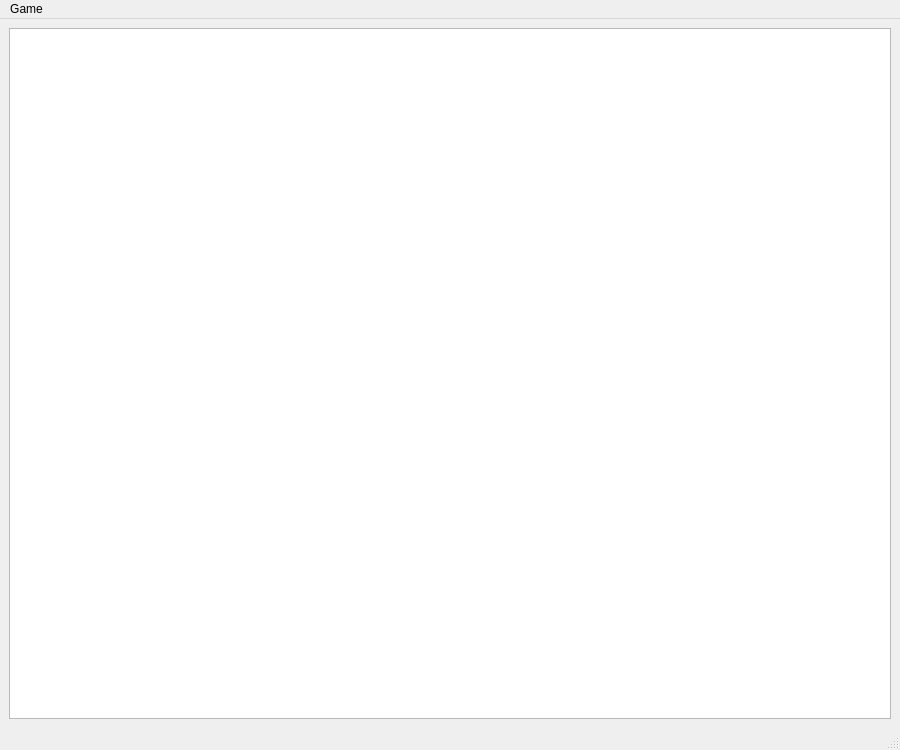
<?xml version="1.0" encoding="UTF-8"?>
<ui version="4.0">
 <class>ChessView</class>
 <widget class="QMainWindow" name="ChessView">
  <property name="geometry">
   <rect>
    <x>0</x>
    <y>0</y>
    <width>900</width>
    <height>750</height>
   </rect>
  </property>
  <property name="sizePolicy">
   <sizepolicy hsizetype="Fixed" vsizetype="Fixed">
    <horstretch>0</horstretch>
    <verstretch>0</verstretch>
   </sizepolicy>
  </property>
  <property name="maximumSize">
   <size>
    <width>1200</width>
    <height>1080</height>
   </size>
  </property>
  <property name="mouseTracking">
   <bool>false</bool>
  </property>
  <property name="windowTitle">
   <string>MainWindow</string>
  </property>
  <widget class="QWidget" name="centralwidget">
   <property name="sizePolicy">
    <sizepolicy hsizetype="Fixed" vsizetype="Fixed">
     <horstretch>0</horstretch>
     <verstretch>0</verstretch>
    </sizepolicy>
   </property>
   <layout class="QVBoxLayout" name="verticalLayout">
    <item>
     <widget class="QGraphicsView" name="graphicsView">
      <property name="sizePolicy">
       <sizepolicy hsizetype="Minimum" vsizetype="Minimum">
        <horstretch>0</horstretch>
        <verstretch>0</verstretch>
       </sizepolicy>
      </property>
     </widget>
    </item>
   </layout>
  </widget>
  <widget class="QMenuBar" name="menubar">
   <property name="geometry">
    <rect>
     <x>0</x>
     <y>0</y>
     <width>900</width>
     <height>22</height>
    </rect>
   </property>
   <widget class="QMenu" name="menuGame">
    <property name="title">
     <string>Game</string>
    </property>
    <addaction name="actionNew_Game"/>
    <addaction name="actionExit"/>
   </widget>
   <addaction name="menuGame"/>
  </widget>
  <widget class="QStatusBar" name="statusbar"/>
  <action name="actionNew_Game">
   <property name="enabled">
    <bool>true</bool>
   </property>
   <property name="text">
    <string>New Game</string>
   </property>
  </action>
  <action name="actionExit">
   <property name="enabled">
    <bool>true</bool>
   </property>
   <property name="text">
    <string>Exit</string>
   </property>
  </action>
 </widget>
 <resources/>
 <connections/>
</ui>
